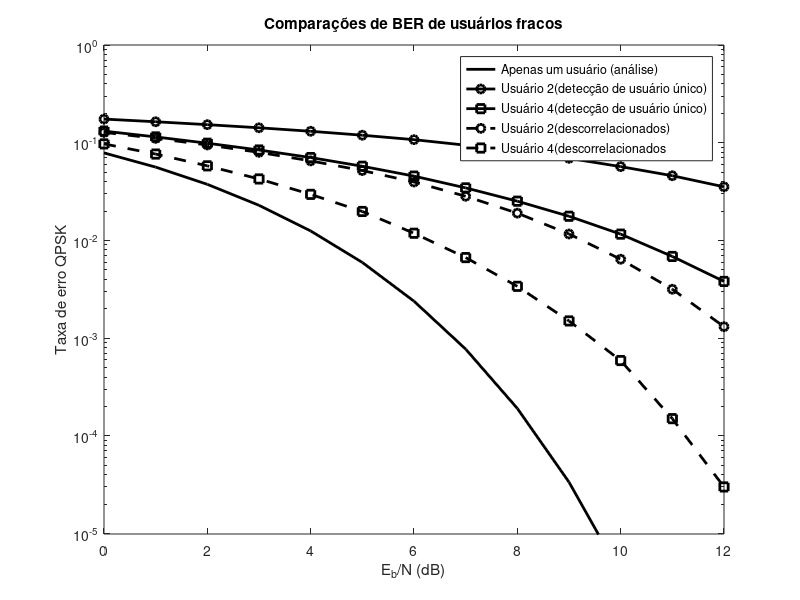

Reproduce this figure in MATLAB.
clear;clfLdata=100000;Lc=31;data_sym=2*round(rand(Ldata,4))-1+j*(2*round(rand(Ldata,4))-1);GPN=[1 1 1 -1	-1 1 -1 1	-1 -1 1 1	1 1 -1 -1	-1 -1 -1 -1	1 1 1 1	1 1 -1 -1	-1 -1 -1 1	-1 1 -1 -1	1 -1 -1 1	-1 -1 1 1	1 1 -1 1	1 -1 -1 -1	-1 1 1 1	1 -1 1 1	-1 1 1 -1	-1 -1 1 -1	-1 1 1 -1	1 1 1 -1	1 -1 1 1	1 -1 1 -1	1 1 -1 -1	1 1 1 1	1 1 -1 -1	-1 -1 -1 -1	1 1 -1 1	1 -1 -1 -1	-1 1 -1 1	1 1 -1 -1	1 1 1 1	1 1 1 1];pcode=GPN;PowerMat=diag(sqrt([10 1 5 1]));pcodew=pcode*PowerMat;Rcor=pcodew'*pcodew;Rinv=pinv(Rcor);x_in=kron(data_sym(:,1),pcodew(:,1))+kron(data_sym(:,2),pcodew(:,2))+kron(data_sym(:,3),pcodew(:,3))+kron(data_sym(:,4),pcodew(:,4));noiseq=randn(Ldata*Lc,1)+j*randn(Ldata*Lc,1);BERa2=[];BERb2=[];BERa4=[];BERb4=[];BER_az=[];for i=1:13,    Eb2N(i)=(i-1);    Eb2N_num=10^(Eb2N(i)/10);    Var_n=Lc/(2*Eb2N_num);    signois=sqrt(Var_n);    awgnois=signois*noiseq;    y_out=x_in+awgnois;    Y_out=reshape(y_out,Lc,Ldata).';    z_out=(Y_out*pcode);    clear Y_out;    	z_dcr=z_out*Rinv;		dec1=sign(real(z_out))+j*sign(imag(z_out));	dec2=sign(real(z_dcr))+j*sign(imag(z_dcr));		BERa2=[BERa2;sum([real(data_sym(:,2))~=real(dec1(:,2));imag(data_sym(:,2))~=imag(dec1(:,2))])/(2*Ldata)];		BERa4=[BERa4;sum([real(data_sym(:,4))~=real(dec1(:,4));imag(data_sym(:,4))~=imag(dec1(:,4))])/(2*Ldata)];		BERb2=[BERb2;sum([real(data_sym(:,2))~=real(dec2(:,2));imag(data_sym(:,2))~=imag(dec2(:,2))])/(2*Ldata)];		BERb4=[BERb4;sum([real(data_sym(:,4))~=real(dec2(:,4));imag(data_sym(:,4))~=imag(dec2(:,4))])/(2*Ldata)];		BER_az=[BER_az;0.5*erfc(sqrt(Eb2N_num))];endfigure(1)figber=semilogy(Eb2N,BER_az,'k-',Eb2N,BERa2,'k-o',Eb2N,BERa4,'k-s',Eb2N,BERb2,'k--o',Eb2N,BERb4,'k--s');legend('Apenas um usuário (análise)','Usuário 2(detecção de usuário único)','Usuário 4(detecção de usuário único)','Usuário 2(descorrelacionados)','Usuário 4(descorrelacionados');axis([0 12 0.99e-5 1.e0]);set(figber,'LineWidth',2);xlabel('E_b/N (dB)');ylabel('Taxa de erro QPSK');title('Comparações de BER de usuários fracos');